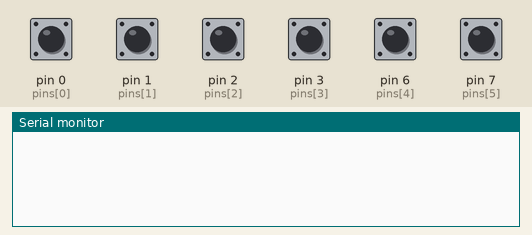
This sketch was run on a simulated Arduino Leonardo, built with avr-gcc and run on an emulated ATmega32U4. Parts: the last lines printed to the serial monitor. The inputs (shaded band) are chosen by the test bench; at power-on: pin 0 (pins[0]), pin 1 (pins[1]), pin 2 (pins[2]), pin 3 (pins[3]), pin 6 (pins[4]), pin 7 (pins[5]) HIGH. USB keyboard and mouse output is not drawn.

Above: at 1.2 s.
1.3 s: pin 0 (pins[0]) pulled LOW for 0.15 s
At 2.5 s:
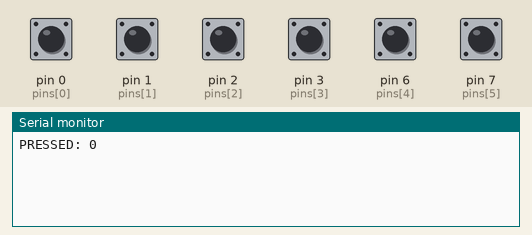
2.9 s: pin 1 (pins[1]) pulled LOW for 0.15 s
At 3.9 s:
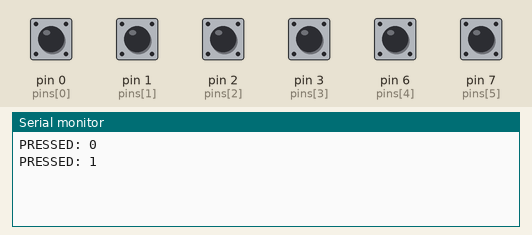
4.5 s: pin 2 (pins[2]) pulled LOW for 0.15 s
At 5.1 s:
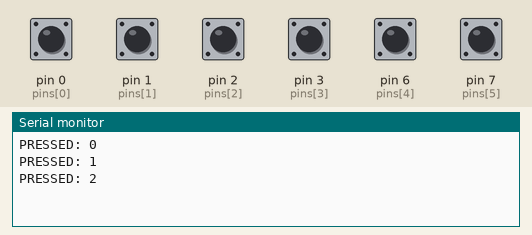
6.1 s: pin 3 (pins[3]) pulled LOW for 0.15 s
At 7.3 s:
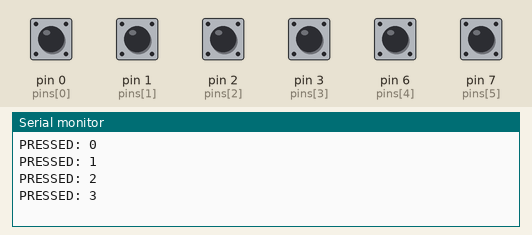
7.7 s: pin 6 (pins[4]) pulled LOW for 0.15 s
At 8.7 s:
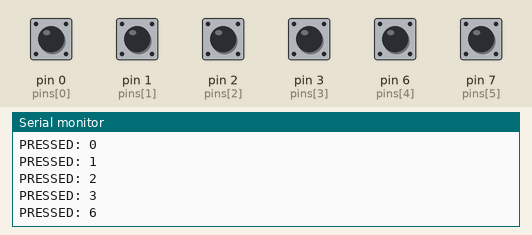
9.3 s: pin 7 (pins[5]) pulled LOW for 0.15 s
At 9.9 s:
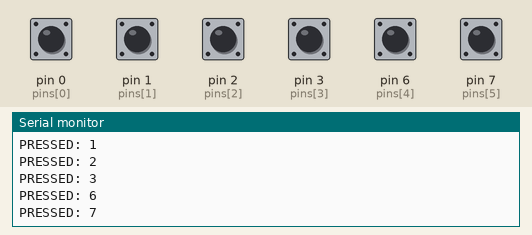
Timing chart, 0 to 11.9 s (numbered marks = the images above; inputs shaded):
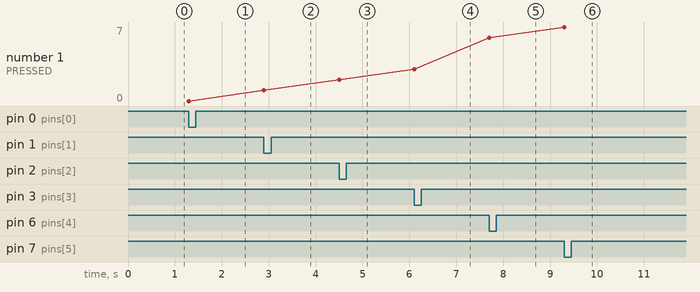

The sketch:

main.ino
```cpp
#include <time.h>
#include "Keyboard.h"

int pins[] = {0, 1, 2, 3, 6, 7};
int previous_states[] = {HIGH, HIGH, HIGH, HIGH, HIGH, HIGH, HIGH, HIGH};
int pin_count = sizeof(pins) / sizeof(pins[0]);

void setup() {
  // put your setup code here, to run once:
  Serial.begin(9600);
  for (int i = 0; i < pin_count; i++) {
    pinMode(pins[i], INPUT_PULLUP);
  }
  srand(time(NULL));
  Keyboard.begin();
  //while (!Serial);
}

void loop() {
  for (int i = 0; i < pin_count; i++) {
    int state = digitalRead(pins[i]);
    if (state == LOW && previous_states[i] == HIGH) {
      Serial.print("PRESSED: ");
      Serial.println(pins[i]);
      switch(pins[i]) {
        case 7:
          break;
        case 6:
          break;
        case 3:
          break;
        case 2:
          break;
        case 0:
          break;
        case 1:
          break;
      }
      delay(50);
      Keyboard.releaseAll();
      delay(250);
    }
    previous_states[i] = state;
  }
}
```

Measured:
- after the input at 1.3 s, the serial monitor: prints a new line at once (image 1)
- after the input at 2.9 s, the serial monitor: prints a new line at once (image 2)
- after the input at 4.5 s, the serial monitor: prints a new line at once (image 3)
- after the input at 6.1 s, the serial monitor: prints a new line at once (image 4)
- after the input at 7.7 s, the serial monitor: prints a new line at once (image 5)
- after the input at 9.3 s, the serial monitor: prints a new line at once (image 6)
- plotted number 1: 0 → 1 after the input at 2.9 s, 1 → 2 after the input at 4.5 s, 2 → 3 after the input at 6.1 s, 3 → 6 after the input at 7.7 s, 6 → 7 after the input at 9.3 s
